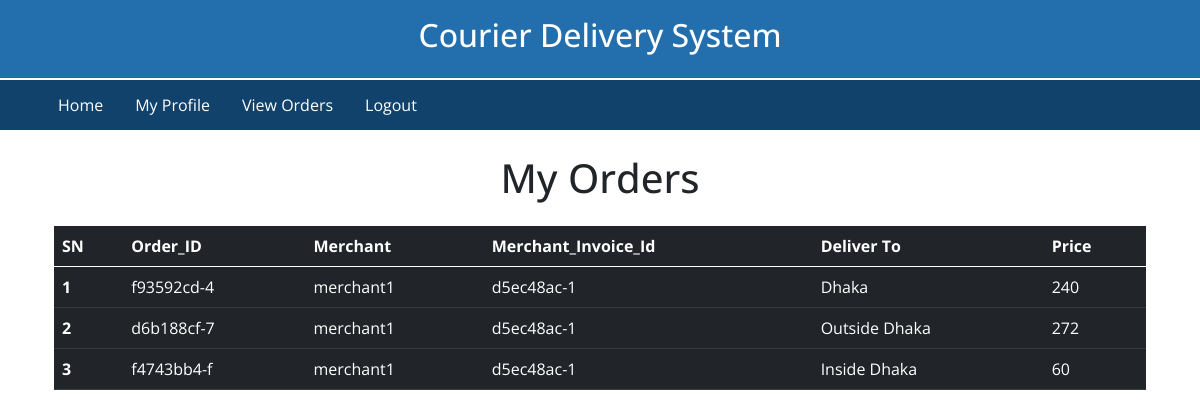
The app's page /main/my_orders/ (signed in) with its own data.
### App_Main/models.py (models this page shows, shortened)
class Order(models.Model):
    orderer=models.ForeignKey(User,on_delete=models.CASCADE,related_name='user_orderer')
    merchant=models.ForeignKey(Merchant,on_delete=models.CASCADE,related_name='merchant')
    parcel=models.ForeignKey(Parcel,on_delete=models.CASCADE,related_name='parcel')
    merchant_invoice_id=models.CharField(max_length=10)
    order_id=models.CharField(unique=True,max_length=10)
    ordered=models.BooleanField(default=False)
    class Meta:
        verbose_name_plural='Order Table'
        db_table = 'Order Table'

class Parcel(models.Model):
    TYPE = (
        ('F', 'Fragile'),
        ('L', 'Liquid'),
    )
    parcel_weight=models.IntegerField(default=0)
    parcel_type=models.CharField(max_length=1,choices=TYPE)
    parcel_cost=models.IntegerField(default=0)
    parcel_cod_charge=models.IntegerField(default=0)
    parcel_return_charge=models.IntegerField(default=0)
    parcel_deliver_to=models.ForeignKey(Location,on_delete=models.CASCADE,related_name='deliver_to')
    added_for_delivery=models.BooleanField(default=False)
    class Meta:
        verbose_name_plural='Parcel'
        db_table = 'Parcel'

class Location(models.Model):
    location=models.CharField(max_length=50)
    class Meta:
        verbose_name_plural='Location'
        db_table = 'Location'
    def __str__(self):
        return self.location

### App_Login/models.py (models this page shows, shortened)
class Merchant(models.Model):
    user=models.OneToOneField(User,on_delete=models.CASCADE,related_name='merchant')
    full_name=models.CharField(max_length=264,blank=True)
    address_1=models.TextField(max_length=264,blank=True)
    phone=models.CharField(max_length=20,blank=True)
    date_joined=models.DateTimeField(auto_now_add=True)
    invoice_id=models.CharField(unique=True,max_length=10)
    class Meta:
        verbose_name_plural='Merchant'
        db_table = 'Merchant'

class User(AbstractBaseUser,PermissionsMixin):
    email=models.EmailField(unique=True,null=False)
    username=models.CharField(max_length=264)
    is_merchant=models.BooleanField(default=False)
    is_staff=models.BooleanField(
        gettext_lazy('staff_status'),default=False,help_text='Determines Whether They Can Log in this Site or not'
    )
    is_active=models.BooleanField(
        gettext_lazy('active'),default=True,help_text='Determines Whether their Account Status is Active or not'
    )
    USERNAME_FIELD='email'
    REQUIRED_FIELDS=['username']
    objects=MyuserManager()
    class Meta:
        verbose_name_plural='User'
        db_table = 'User'

### App_Main/views.py (the view)
# urls.py: path('my_orders/', views.merchant_orders,name='my_orders'),
def merchant_orders(request):
    merchant=Merchant.objects.get(user=request.user)
    orders=models.Order.objects.filter(merchant=merchant,ordered=True)
    return render(request,'App_Main/MerchantOrders.html',context={'title':'My Orders','orders':orders})

### templates/App_Main/MerchantOrders.html
{% extends "Base.html" %}
{% load crispy_forms_tags %}
{% block body_block %}
<h1 class="text-center my-4">{{title}}</h1>
<div class="container">
    <table class="table table-dark table-hover">
        <thead>
            <tr>
              <th scope="col">SN</th>
              <th scope="col">Order_ID</th>
              <th scope="col">Merchant</th>
              <th scope="col">Merchant_Invoice_Id</th>
              <th scope="col">Deliver To</th>
              <th scope="col">Price</th>
            </tr>
          </thead>
          <tbody>
            {% for parcel in orders %}
            <tr>
              <th scope="row">{{forloop.counter}}</th>
              <td >{{parcel.order_id}}</td>
              <td >{{parcel.merchant.user.username}}</td>
              <td >{{parcel.merchant_invoice_id}}</td>
              <td >{{parcel.parcel.parcel_deliver_to}}</td>
              <td>{{parcel.parcel.parcel_cost}}</td>
            </tr>
            {% endfor %}
          </tbody>
      </table>
    </div>
</div>
{% endblock body_block %}

### static/css/base.css (style rules this page uses)
body { font-family: 'Open Sans', sans-serif; }

### templates/Base.html (style rules this page uses)
body { font-family: 'Open Sans', sans-serif; }

### records on screen
Order: order_id "f93592cd-4", merchant.user.username "merchant1", merchant_invoice_id "d5ec48ac-1", parcel.parcel_deliver_to "Dhaka", parcel.parcel_cost "240"
Order: order_id "d6b188cf-7", merchant.user.username "merchant1", merchant_invoice_id "d5ec48ac-1", parcel.parcel_deliver_to "Outside Dhaka", parcel.parcel_cost "272"
Order: order_id "f4743bb4-f", merchant.user.username "merchant1", merchant_invoice_id "d5ec48ac-1", parcel.parcel_deliver_to "Inside Dhaka", parcel.parcel_cost "60"

### other values on screen
{{ title }} "My Orders"
